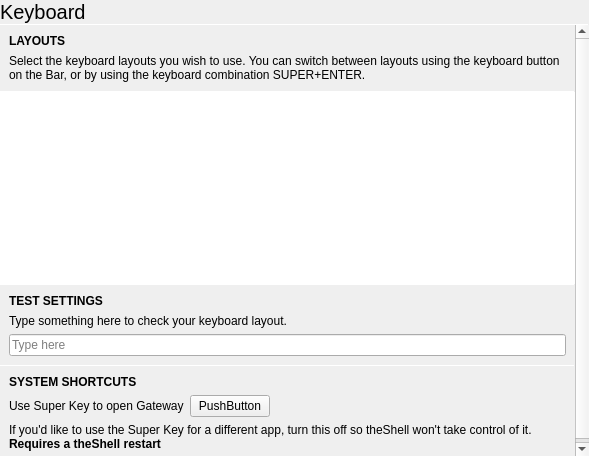
<?xml version="1.0" encoding="UTF-8"?>
<ui version="4.0">
 <class>KeyboardPane</class>
 <widget class="QWidget" name="KeyboardPane">
  <property name="geometry">
   <rect>
    <x>0</x>
    <y>0</y>
    <width>589</width>
    <height>456</height>
   </rect>
  </property>
  <property name="windowTitle">
   <string>Form</string>
  </property>
  <layout class="QVBoxLayout" name="verticalLayout">
   <property name="spacing">
    <number>0</number>
   </property>
   <property name="leftMargin">
    <number>0</number>
   </property>
   <property name="topMargin">
    <number>0</number>
   </property>
   <property name="rightMargin">
    <number>0</number>
   </property>
   <property name="bottomMargin">
    <number>0</number>
   </property>
   <item>
    <widget class="tStackedWidget" name="mainStack">
     <property name="currentIndex">
      <number>0</number>
     </property>
     <widget class="QWidget" name="page">
      <layout class="QVBoxLayout" name="verticalLayout_2">
       <property name="spacing">
        <number>0</number>
       </property>
       <property name="leftMargin">
        <number>0</number>
       </property>
       <property name="topMargin">
        <number>0</number>
       </property>
       <property name="rightMargin">
        <number>0</number>
       </property>
       <property name="bottomMargin">
        <number>0</number>
       </property>
       <item>
        <widget class="QLabel" name="label">
         <property name="font">
          <font>
           <pointsize>15</pointsize>
          </font>
         </property>
         <property name="text">
          <string>Keyboard</string>
         </property>
         <property name="margin">
          <number>9</number>
         </property>
        </widget>
       </item>
       <item>
        <widget class="Line" name="line">
         <property name="maximumSize">
          <size>
           <width>16777215</width>
           <height>1</height>
          </size>
         </property>
         <property name="orientation">
          <enum>Qt::Horizontal</enum>
         </property>
        </widget>
       </item>
       <item>
        <widget class="QScrollArea" name="scrollArea">
         <property name="frameShape">
          <enum>QFrame::NoFrame</enum>
         </property>
         <property name="widgetResizable">
          <bool>true</bool>
         </property>
         <widget class="QWidget" name="scrollAreaWidgetContents">
          <property name="geometry">
           <rect>
            <x>0</x>
            <y>0</y>
            <width>575</width>
            <height>461</height>
           </rect>
          </property>
          <layout class="QVBoxLayout" name="verticalLayout_3">
           <property name="spacing">
            <number>0</number>
           </property>
           <property name="leftMargin">
            <number>0</number>
           </property>
           <property name="topMargin">
            <number>0</number>
           </property>
           <property name="rightMargin">
            <number>0</number>
           </property>
           <property name="bottomMargin">
            <number>0</number>
           </property>
           <item>
            <layout class="QVBoxLayout" name="verticalLayout_4">
             <property name="spacing">
              <number>6</number>
             </property>
             <property name="leftMargin">
              <number>9</number>
             </property>
             <property name="topMargin">
              <number>9</number>
             </property>
             <property name="rightMargin">
              <number>9</number>
             </property>
             <property name="bottomMargin">
              <number>9</number>
             </property>
             <item>
              <widget class="QLabel" name="label_2">
               <property name="font">
                <font>
                 <weight>75</weight>
                 <bold>true</bold>
                </font>
               </property>
               <property name="text">
                <string>LAYOUTS</string>
               </property>
              </widget>
             </item>
             <item>
              <widget class="QLabel" name="label_3">
               <property name="text">
                <string>Select the keyboard layouts you wish to use. You can switch between layouts using the keyboard button on the Bar, or by using the keyboard combination SUPER+ENTER.</string>
               </property>
               <property name="wordWrap">
                <bool>true</bool>
               </property>
              </widget>
             </item>
            </layout>
           </item>
           <item>
            <widget class="Line" name="line_3">
             <property name="maximumSize">
              <size>
               <width>16777215</width>
               <height>1</height>
              </size>
             </property>
             <property name="orientation">
              <enum>Qt::Horizontal</enum>
             </property>
            </widget>
           </item>
           <item>
            <widget class="QListWidget" name="selectedLayouts">
             <property name="contextMenuPolicy">
              <enum>Qt::CustomContextMenu</enum>
             </property>
             <property name="frameShape">
              <enum>QFrame::NoFrame</enum>
             </property>
            </widget>
           </item>
           <item>
            <widget class="Line" name="line_5">
             <property name="maximumSize">
              <size>
               <width>16777215</width>
               <height>1</height>
              </size>
             </property>
             <property name="orientation">
              <enum>Qt::Horizontal</enum>
             </property>
            </widget>
           </item>
           <item>
            <layout class="QVBoxLayout" name="verticalLayout_6">
             <property name="spacing">
              <number>6</number>
             </property>
             <property name="leftMargin">
              <number>9</number>
             </property>
             <property name="topMargin">
              <number>9</number>
             </property>
             <property name="rightMargin">
              <number>9</number>
             </property>
             <property name="bottomMargin">
              <number>9</number>
             </property>
             <item>
              <widget class="QLabel" name="label_8">
               <property name="font">
                <font>
                 <weight>75</weight>
                 <bold>true</bold>
                </font>
               </property>
               <property name="text">
                <string>TEST SETTINGS</string>
               </property>
              </widget>
             </item>
             <item>
              <widget class="QLabel" name="label_9">
               <property name="text">
                <string>Type something here to check your keyboard layout.</string>
               </property>
              </widget>
             </item>
             <item>
              <widget class="QLineEdit" name="lineEdit">
               <property name="placeholderText">
                <string>Type here</string>
               </property>
              </widget>
             </item>
            </layout>
           </item>
           <item>
            <widget class="Line" name="line_4">
             <property name="maximumSize">
              <size>
               <width>16777215</width>
               <height>1</height>
              </size>
             </property>
             <property name="orientation">
              <enum>Qt::Horizontal</enum>
             </property>
            </widget>
           </item>
           <item>
            <layout class="QGridLayout" name="gridLayout">
             <property name="leftMargin">
              <number>9</number>
             </property>
             <property name="topMargin">
              <number>9</number>
             </property>
             <property name="rightMargin">
              <number>9</number>
             </property>
             <property name="bottomMargin">
              <number>9</number>
             </property>
             <property name="spacing">
              <number>6</number>
             </property>
             <item row="1" column="1">
              <widget class="tSwitch" name="SuperKeyOpenGatewaySwitch">
               <property name="text">
                <string notr="true">PushButton</string>
               </property>
              </widget>
             </item>
             <item row="1" column="0">
              <widget class="QLabel" name="label_6">
               <property name="text">
                <string>Use Super Key to open Gateway</string>
               </property>
              </widget>
             </item>
             <item row="1" column="2">
              <spacer name="horizontalSpacer">
               <property name="orientation">
                <enum>Qt::Horizontal</enum>
               </property>
               <property name="sizeHint" stdset="0">
                <size>
                 <width>40</width>
                 <height>20</height>
                </size>
               </property>
              </spacer>
             </item>
             <item row="0" column="0" colspan="3">
              <widget class="QLabel" name="label_5">
               <property name="font">
                <font>
                 <weight>75</weight>
                 <bold>true</bold>
                </font>
               </property>
               <property name="text">
                <string>SYSTEM SHORTCUTS</string>
               </property>
              </widget>
             </item>
             <item row="2" column="0" colspan="3">
              <widget class="QLabel" name="label_7">
               <property name="text">
                <string>If you'd like to use the Super Key for a different app, turn this off so theShell won't take control of it. &lt;b&gt;Requires a theShell restart&lt;/b&gt;</string>
               </property>
               <property name="wordWrap">
                <bool>true</bool>
               </property>
              </widget>
             </item>
            </layout>
           </item>
          </layout>
         </widget>
        </widget>
       </item>
      </layout>
     </widget>
     <widget class="QWidget" name="page_2">
      <layout class="QVBoxLayout" name="verticalLayout_5">
       <property name="spacing">
        <number>0</number>
       </property>
       <property name="leftMargin">
        <number>0</number>
       </property>
       <property name="topMargin">
        <number>0</number>
       </property>
       <property name="rightMargin">
        <number>0</number>
       </property>
       <property name="bottomMargin">
        <number>0</number>
       </property>
       <item>
        <layout class="QHBoxLayout" name="horizontalLayout">
         <property name="spacing">
          <number>0</number>
         </property>
         <item>
          <widget class="QPushButton" name="backButton">
           <property name="sizePolicy">
            <sizepolicy hsizetype="Preferred" vsizetype="Preferred">
             <horstretch>0</horstretch>
             <verstretch>0</verstretch>
            </sizepolicy>
           </property>
           <property name="text">
            <string/>
           </property>
           <property name="icon">
            <iconset theme="go-previous">
             <normaloff>../../PulseaudioPane</normaloff>../../PulseaudioPane</iconset>
           </property>
           <property name="flat">
            <bool>true</bool>
           </property>
          </widget>
         </item>
         <item>
          <widget class="QLabel" name="label_4">
           <property name="sizePolicy">
            <sizepolicy hsizetype="Expanding" vsizetype="Preferred">
             <horstretch>0</horstretch>
             <verstretch>0</verstretch>
            </sizepolicy>
           </property>
           <property name="font">
            <font>
             <pointsize>15</pointsize>
            </font>
           </property>
           <property name="text">
            <string>Add Keyboard Layout</string>
           </property>
           <property name="margin">
            <number>9</number>
           </property>
          </widget>
         </item>
        </layout>
       </item>
       <item>
        <widget class="Line" name="line_2">
         <property name="maximumSize">
          <size>
           <width>16777215</width>
           <height>1</height>
          </size>
         </property>
         <property name="orientation">
          <enum>Qt::Horizontal</enum>
         </property>
        </widget>
       </item>
       <item>
        <widget class="QListWidget" name="availableKeyboardLayouts">
         <property name="frameShape">
          <enum>QFrame::NoFrame</enum>
         </property>
        </widget>
       </item>
      </layout>
     </widget>
    </widget>
   </item>
  </layout>
 </widget>
 <customwidgets>
  <customwidget>
   <class>tStackedWidget</class>
   <extends>QStackedWidget</extends>
   <header location="global">tstackedwidget.h</header>
   <container>1</container>
  </customwidget>
  <customwidget>
   <class>tSwitch</class>
   <extends>QPushButton</extends>
   <header location="global">tswitch.h</header>
  </customwidget>
 </customwidgets>
 <resources/>
 <connections/>
</ui>
